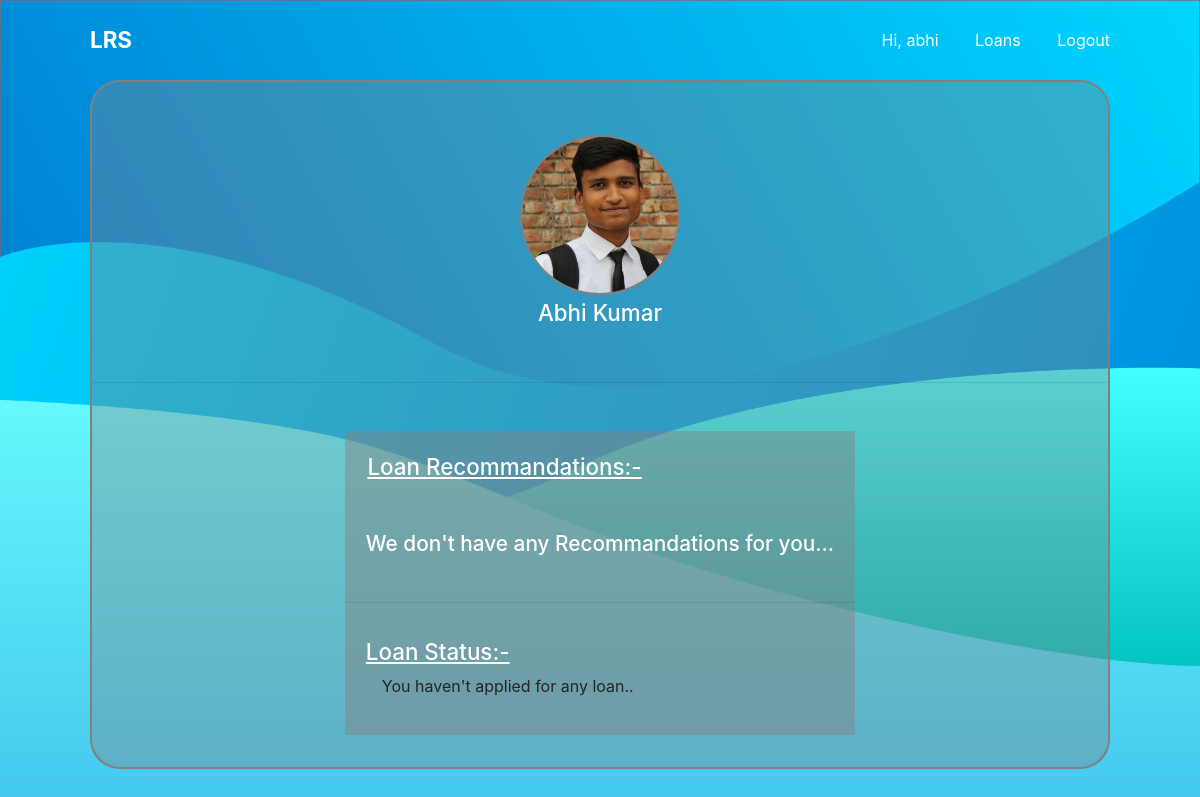
The app's page /profile (signed in), older data.
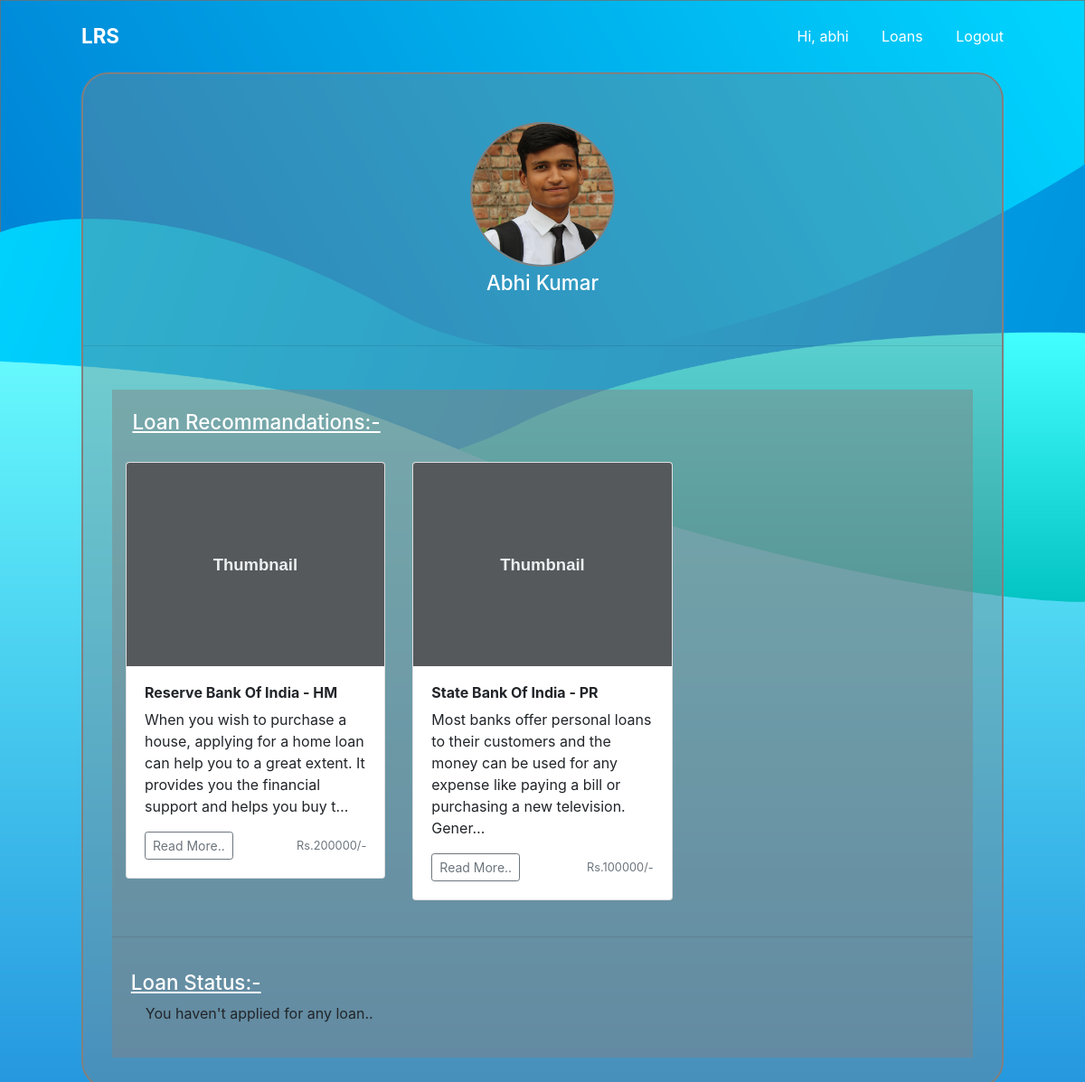
The same page, newer data.
### account/models.py (models this page shows, shortened)
class Account(AbstractBaseUser):
    email = models.EmailField(verbose_name="email", max_length=60, unique=True)
    username = models.CharField(max_length=30, unique=True)
    date_joined = models.DateTimeField(
        verbose_name='date joined', auto_now_add=True)
    last_login = models.DateTimeField(verbose_name='last login', auto_now=True)
    is_admin = models.BooleanField(default=False)
    is_active = models.BooleanField(default=True)
    is_staff = models.BooleanField(default=False)
    is_superuser = models.BooleanField(default=False)
    USERNAME_FIELD = 'email'
    REQUIRED_FIELDS = ['username', ]
    objects = MyAccountManager()

### app/models.py (models this page shows, shortened)
class profile(models.Model):
    user = models.ForeignKey(User, on_delete=models.CASCADE)
    firstName = models.CharField(max_length=140, null=True)
    lastName = models.CharField(max_length=140, null=True)
    image = models.ImageField(upload_to='images/', null=True)

class Loans(models.Model):
    Loantypes = (
        ("HM", "Home"),
        ("PR", "Personal"),
        ("BS", "Bussiness")
    )
    bank = models.CharField(max_length=200)
    type = models.CharField(max_length=100, null=True, choices=Loantypes)
    amount = models.IntegerField()
    interest = models.IntegerField()
    content = models.TextField(null=True)

### app/views.py (the view)
# urls.py: path('profile', views.profilePage, name="profile"),
@login_required(login_url="account/login")
def profilePage(request):
    try:
        pro = profile.objects.get(user=request.user)
        queryset = VisitedLoan.objects.filter(
            user=request.user).order_by('-timevisited')
        data = []
        for query in queryset:
            try:
                temp = Loans.objects.get(id=query.visitedLoanId)
                data.append(temp)
            except Loans.DoesNotExist:
                continue
    except profile.DoesNotExist or VisitedLoan.DoesNotExist:
        return render(request, "app/profile.html", {"updated": False})
    return render(request, "app/profile.html", {"profile": pro, "updated": True, "loans": data[:3]})

### app/templates/app/profile.html (shortened to what this page needs)
{% extends 'base.html' %}
{% load static %}
{% block main %}
<section id="profile-sec">
    <div class="profile">
        <div class="profile-pic">
            {% if profile.image.url %}
            <img src="{{profile.image.url}}">
            {% else %}
            <img src="{% static 'img/logo.png' %}">
            {% endif %}
            {% if updated %}
            <h1>{{profile.firstName}} {{profile.lastName}}</h1>
            {% else %}
            <h1>{{user.username}}</h1>
            {% endif %}
        </div>
        {% if updated %}
        <hr>
        <div class="profile-data-wrepper">
            <div class="loan-recomand">
                <h2 id="loanRecommand">Loan Recommandations:-</h2>
                <div class="container">
                    <div class="row">
                        {% if loans %}
                        {% for loan in loans %}
                        <div class="col-md-4">
                            <div class="card mb-4 box-shadow">
                                <img class="card-img-top"
                                    data-src="holder.js/100px225?theme=thumb&amp;bg=55595c&amp;fg=eceeef&amp;text=Thumbnail"
                                    alt="Thumbnail [100%x225]" style="height: 225px; width: 100%; display: block;"
                                    data-holder-rendered="true">
                                <div class="card-body">
                                    <h2 style="font-size:1em;font-weight:bold;">{{loan.bank}} - {{loan.type}}</h2>
                                    <p class="card-text">{{loan.content|truncatechars:150}}</p>
                                    <div class="d-flex justify-content-between align-items-center">
                                        <div class="btn-group">
                                            <a class="btn btn-sm btn-outline-secondary"
                                                href="{% url 'app:loanDetail' loan.id %}">Read
                                                More..</a>
                                        </div>
                                        <small class="text-muted">Rs.{{loan.amount}}/-</small>
                                    </div>
                                </div>
                            </div>
                        </div>
                        {% endfor %}
                        {% else %}
                        <h1 style="color: white; font-size:1.3em; padding:1em;">We don't have any Recommandations for
                            you...</h1>
                        {% endif %}
                    </div>
                </div>
                <hr>
                <div class="loan-status">
                    <h2>Loan Status:-</h2>
                    <p>You haven't applied for any loan..</p>
                </div>
            </div>
            {% else %}
            <a href="{% url "app:update" %}" id="updatelink">Update your profile first</a>
            {% endif %}
        </div>
</section>
{% endblock main %}

### templates/base.html (shortened to what this page needs)
{% load static %}
<!doctype html>
<html>
<head>
    <link rel="stylesheet" href="{% static 'style/style.css' %}">
    <link rel="stylesheet" href="https://stackpath.bootstrapcdn.com/bootstrap/4.4.1/css/bootstrap.min.css">
</head>
<body>
    <nav>
        <div class="nav-bar">
            <div class="logo">
                <a href="/">LRS</a>
            </div>
            <div class="nav-items">
                {% if user.is_authenticated %}
                    <a href="{% url 'app:profile' %}">Hi, {{user.username}}</a>
                    <a href="{% url 'app:loans' %}">Loans</a>
                    <a href="{% url 'account:logout' %}">Logout</a>
                {% else %}
                <a href="{% url 'account:login' %}" id="login">Login</a>
                <a href="{% url 'account:register' %}" id="block">SignUp</a>
                {% endif %}
            </div>
        </div>
    </nav>
    {% block main %}
    {% endblock main %}
</body>
</html>

### static/style/style.css (style rules this page uses)
* { padding: 0; margin: 0; box-sizing: border-box; }
html { width: 100%; height: 100%; font-family: 'Segoe UI', Tahoma, Geneva, Verdana, sans-serif; background: url("../img/bg2.png") no-repeat; background-size: cover; background-position: top center; background-color: #1c89db; }
body { width: 100%; height: 100%; background: url("../img/bg2.png") no-repeat; background-size: cover; background-position: top center; }
nav { width: 100%; height: 10vh; }
nav .nav-bar { width: 85%; height: 100%; margin: auto; display: flex; align-items: center; justify-content: space-between; animation: animate 0.3s forwards; }
.nav-bar .logo { color: white; font-weight: bold; font-size: 1.4em; }
.logo a { text-decoration: none; color: white; }
.nav-bar .nav-items a { text-decoration: none; color: white; margin-left: 2em; }
.logo a { color: white; text-decoration: none; }
section { width: 100%; height: 90vh; }
#profile-sec { width:100%; height: auto; display: flex; align-items: center; justify-content: center; }
.profile { display: flex; width: 85%; height: auto; border: 2px solid gray; flex-direction: column; border-radius: 30px; background-color: rgba(128, 128, 128, 0.374); margin-bottom: 2em; }
.profile .profile-pic { width: 100%; height: auto; padding: 2em; display: flex; flex-direction: column; align-items: center; justify-content: center; border-top-left-radius: 30px; border-top-right-radius: 30px; }
.profile-pic h1 { font-size:1.4em; color: white; text-transform: capitalize; align-self: center; }
.profile-pic img { width: 160px; height: 160px; margin:1.3em; margin-bottom:0.3em; border-radius: 50%; border: 2px solid gray; }
.profile .profile-data-wrepper { display: flex; align-items: center; justify-content: space-around; padding: 2em; flex-wrap: wrap; }
.profile-data-wrepper .loan-recomand { background-color:rgba(128, 128, 128, 0.459); min-width: 350px; }
.profile-data-wrepper .loan-status { padding: 1.3em; min-width: 350px; }
.profile-data-wrepper .loan-status h2 { font-size:1.4em; color: white; text-decoration: underline; }
.profile-data-wrepper .loan-status p { font-size:1em; padding: 0 1em; }
#loanRecommand { font-size:1.4em; color: white; padding: 1em; text-decoration: underline; }

Row changes from the older to the newer data that the page shows:
added Loans: bank "Reserve Bank Of India", type "HM", content "When you wish to purchase a house, applying for a home loan can help you to a great extent. It provides you the financial support and helps you buy t…", amount "200000"
added Loans: bank "State Bank Of India", type "PR", content "Most banks offer personal loans to their customers and the money can be used for any expense like paying a bill or purchasing a new television. Gener…", amount "100000"
Text that changed along with them:
text no longer shown: "We don't have any Recommandations for you..."
